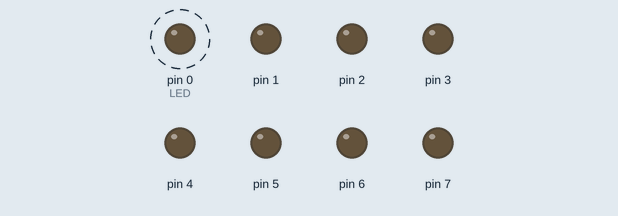
The sketch below on a simulated Arduino Uno, built with avr-gcc and run on an emulated ATmega328P. Parts: output pins drawn as LEDs (lit = HIGH). Dashed ring = blinking.

Above: at 0.07 s.
Timing chart, 0 to 3.0 s (numbered marks = the images above):
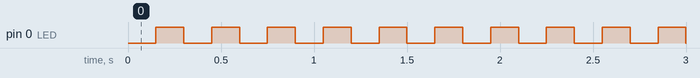

The sketch:

Relatorio8-ex1.ino
```cpp
#define LED PD0

int valor_contagem = 0;

ISR(TIMER0_COMPA_vect){
  valor_contagem++;

  if(valor_contagem >= 2000){ // 2000 * 75us = 150ms
    valor_contagem = 0;
    PORTD ^=(1<<LED); // Pisca o led
  }
}

int main(){
  DDRD = 255; // definindo entrada
  PORTD = 0;

  TCCR0A |= (1<< WGM01); // TCT - Comparação
  TCCR0B |= (1<<CS01); // Prescaler 8 (0 1 0)

  OCR0A = 149; // ticks (0 a 149) - 50ns * 150 = 75 us - X = 150ms/75us = 2000

  TIMSK0 |= (1<<OCIE0A); // Habilita interrupção no 0CR0A

  sei();

  while(1){
  }
}
```

Measured:
- by itself, pin 0 (LED): alternates HIGH for 0.15 s and LOW for 0.15 s
